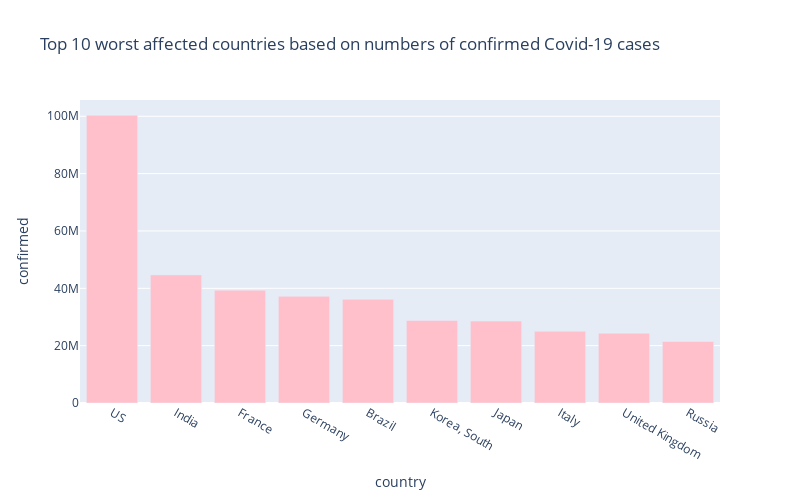

Notebook source saved alongside this figure:
### Code cell
px.bar(
    sorted_country_df.head(10),
    x='country',
    y='confirmed',
    title='Top 10 worst affected countries based on numbers of confirmed Covid-19 cases',
    color_discrete_sequence=['pink'],
    height=500,
    width= 800)

### Figure 1 — Plotly figure (JSON) as saved in the notebook; plotly's stock layout.template omitted (floating-point values rounded to 4 significant figures)
{"data": [{"alignmentgroup": "True", "hovertemplate": "country=%{x}<br>confirmed=%{y}<extra></extra>", "legendgroup": "", "marker": {"color": "pink", "pattern": {"shape": ""}}, "name": "", "offsetgroup": "", "orientation": "v", "showlegend": false, "textposition": "auto", "type": "bar", "x": ["US", "India", "France", "Germany", "Brazil", "Korea, South", "Japan", "Italy", "United Kingdom", "Russia"], "xaxis": "x", "y": [100385021, 44678683, 39363485, 37211978, 36190389, 28772196, 28570146, 25021606, 24365623, 21467050], "yaxis": "y"}], "layout": {"barmode": "relative", "height": 500, "legend": {"tracegroupgap": 0}, "title": {"text": "Top 10 worst affected countries based on numbers of confirmed Covid-19 cases"}, "width": 800, "xaxis": {"anchor": "y", "domain": [0, 1], "title": {"text": "country"}}, "yaxis": {"anchor": "x", "domain": [0, 1], "title": {"text": "confirmed"}}}}
